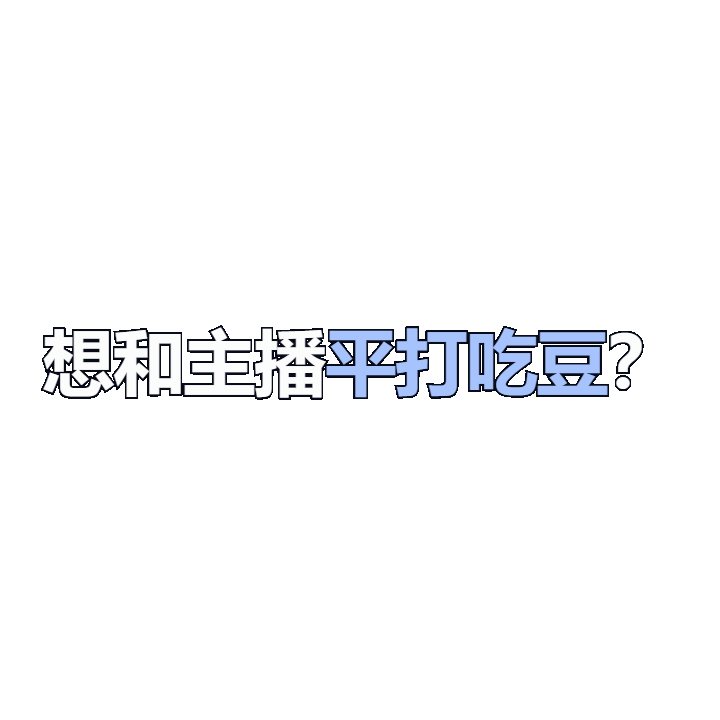
#> input picture hysafe_gif/ad_trans.gif, 720 x 720 px
$ python check_trans.py
#> lines starting #> are read from the running program, lines starting #| are printed output that depends on the picture
from PIL import Image
Image.MAX_IMAGE_PIXELS = None
im = Image.open('ad_trans.gif')
#> im is the input picture: PIL image 720x720 P; mean R, G, B, A 9.2, 9.7, 11.1, 15.3
tot = 0
durs = []
for i in range(im.n_frames):
    im.seek(i)
    d = im.info.get('duration', 0); durs.append(d); tot += d
#> this loop made 50 passes
#> tot on passes 1 to 12: 80, 160, 240, 320, 400, 480, 560, 640, 720, 800, 880, 960
#> after the loop, durs = 50 values from 80 to 80; tot = 4000
print('frames', im.n_frames, 'total', tot, 'ms', 'durs', durs[:12])
#| frames 50 total 4000 ms durs [80, 80, 80, 80, 80, 80, 80, 80, 80, 80, 80, 80]
picks = [0, 2, 5, 8, 11, 14, 16]
W = 720
sheet_dark = Image.new('RGB', (W * 4, W * 2), (16, 20, 32))
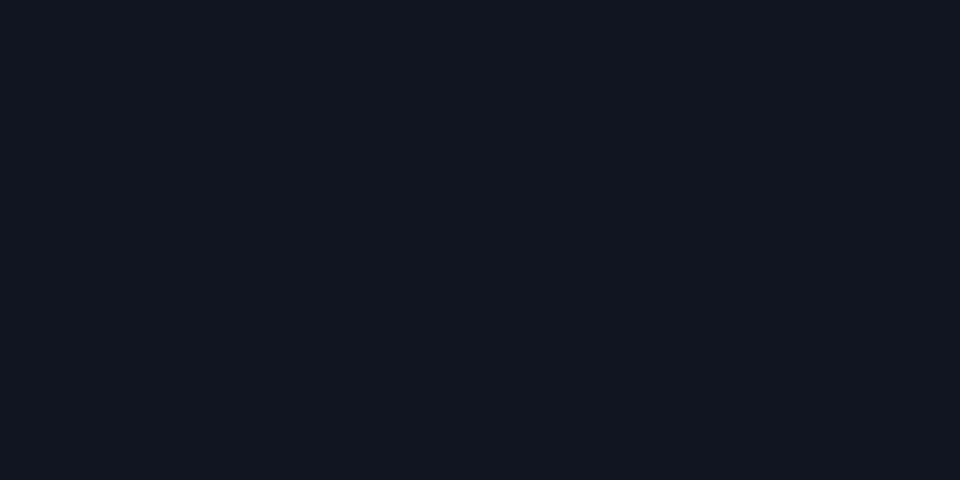
#> sheet_dark: PIL image 2880x1440 RGB (shown at 1/3 size); mean R, G, B 16, 20, 32
sheet_light = Image.new('RGB', (W * 4, W * 2), (238, 242, 250))
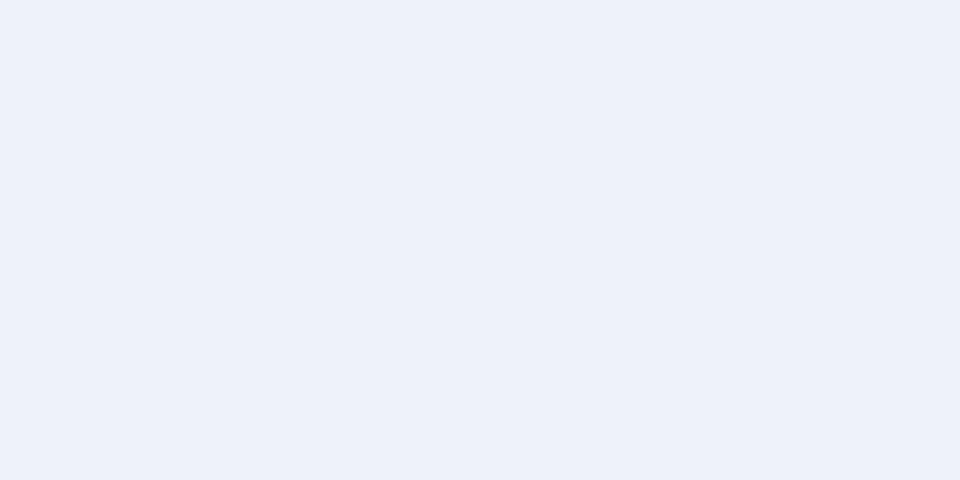
#> sheet_light: PIL image 2880x1440 RGB (shown at 1/3 size); mean R, G, B 238, 242, 250
for i, p in enumerate(picks):
    im.seek(min(p, im.n_frames - 1))
    f = im.convert('RGBA')
    x, y = (i % 4) * W, (i // 4) * W
    for sheet in (sheet_dark, sheet_light):
        base = sheet.crop((x, y, x + W, y + W)).convert('RGBA')
        base.alpha_composite(f)
        sheet.paste(base.convert('RGB'), (x, y))
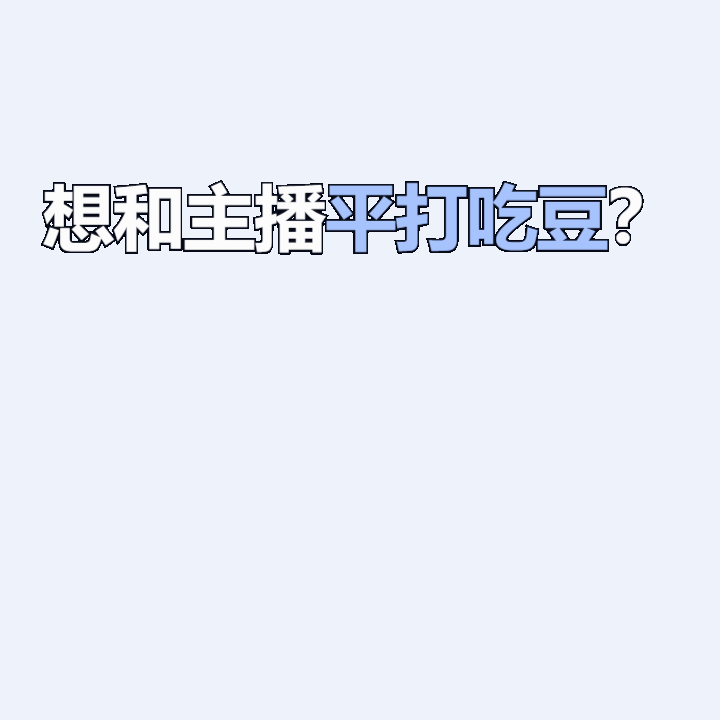
#> base: PIL image 720x720 RGBA; mean R, G, B, A 233, 237.4, 246.2, 255
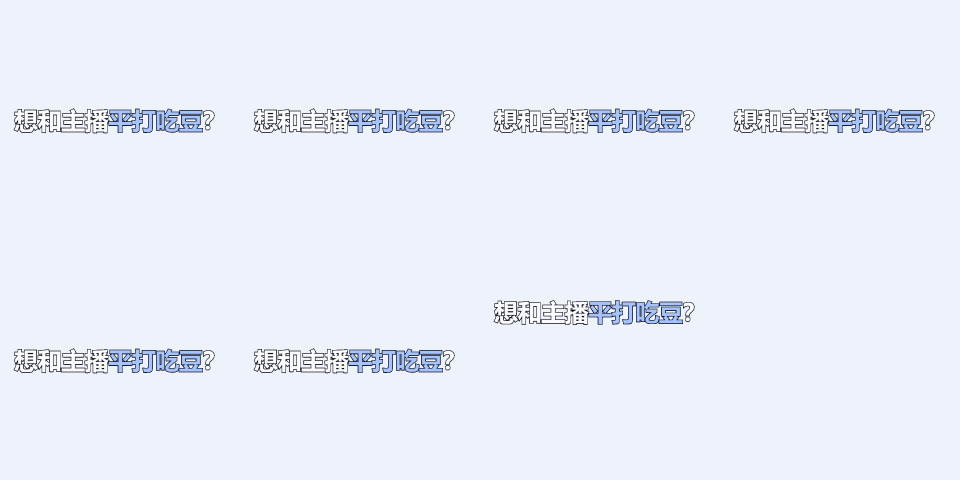
#> sheet: PIL image 2880x1440 RGB (shown at 1/3 size); mean R, G, B 233.6, 237.9, 246.6
combo = Image.new('RGB', (W * 4, W * 4 + 20), 'white')
#> combo: PIL image 2880x2900 RGB; every value is 255
combo.paste(sheet_dark, (0, 0))
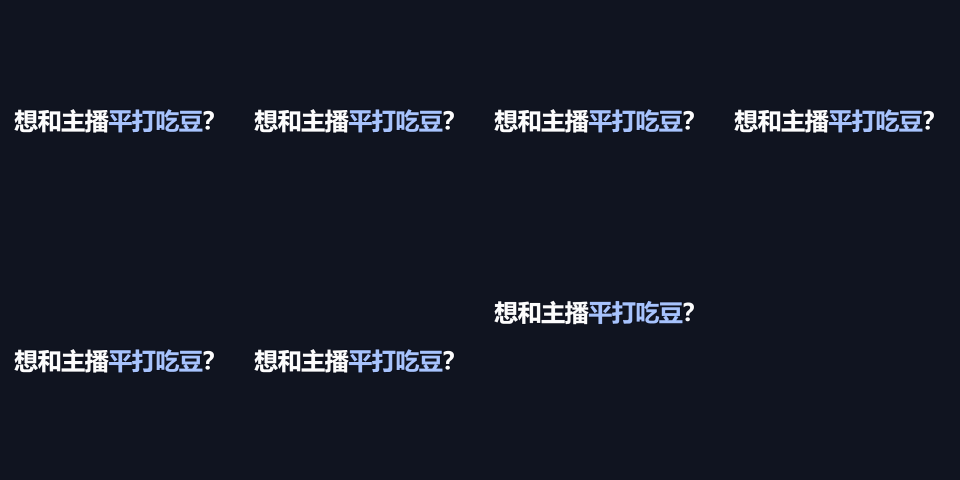
#> sheet_dark: PIL image 2880x1440 RGB (shown at 1/3 size); mean R, G, B 23.2, 27.5, 40
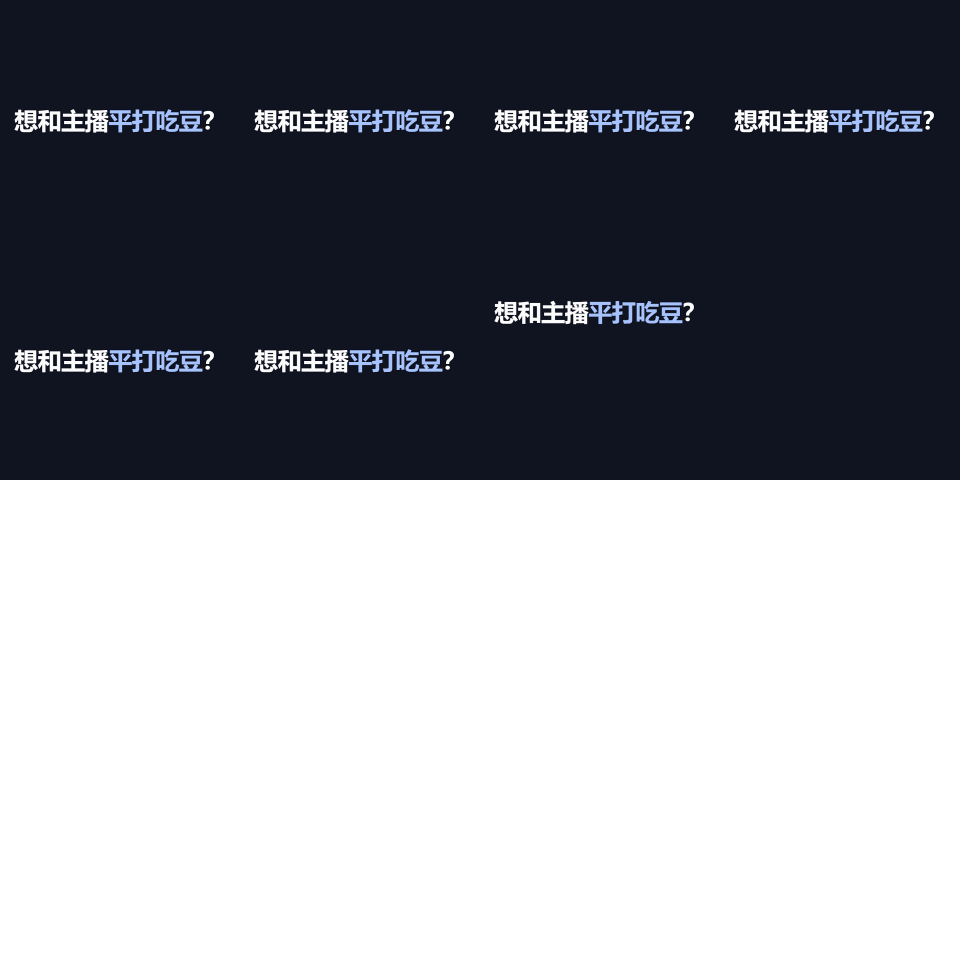
#> combo: PIL image 2880x2900 RGB (shown at 1/3 size); mean R, G, B 139.9, 142, 148.2
combo.paste(sheet_light, (0, W * 2 + 20))
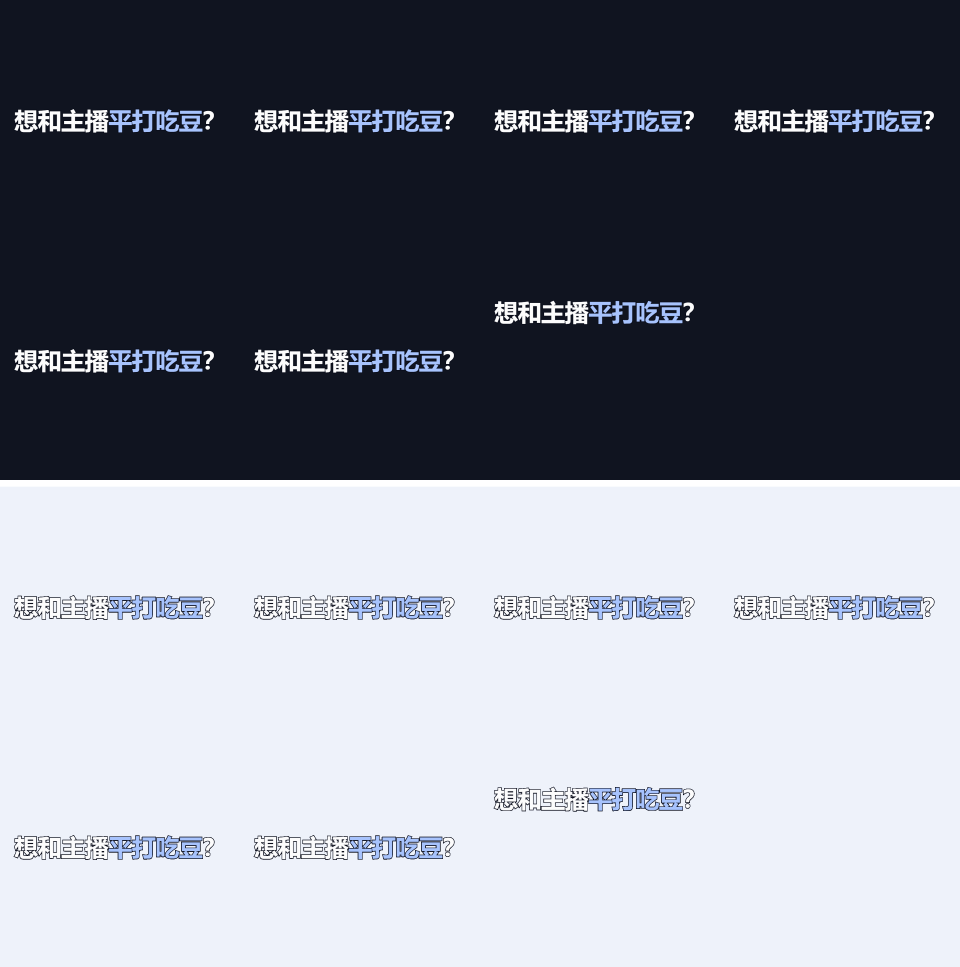
#> combo: PIL image 2880x2900 RGB (shown at 1/3 size); mean R, G, B 129.2, 133.5, 144.1
combo = combo.resize((1440, 1455), Image.LANCZOS)
#> combo: PIL image 1440x1455 RGB
combo.save('check_trans.png')
print('ok')
